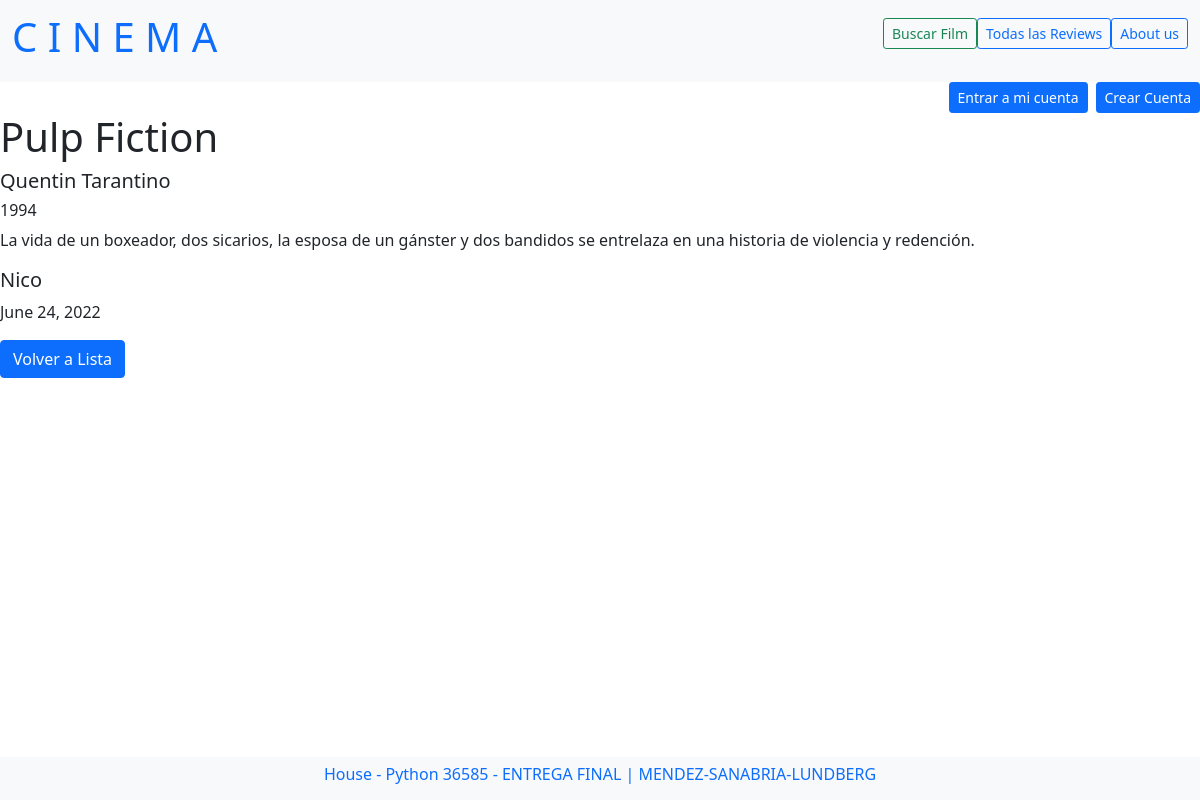
Page /reviews/detalle/4/ on the committed database.
### reviews/models.py (models this page shows, shortened)
class ReviewModel(models.Model):
    titulo = models.CharField(max_length=100)
    director = models.CharField(max_length=100)
    estreno = models.CharField(max_length=100)
    cuerpo = models.TextField()
    autor = models.ForeignKey(User, on_delete=models.CASCADE)
    fecha_creacion = models.DateField(auto_now_add=True)

### reviews/views.py (the view)
# urls.py: path('detalle/<pk>/', views.ReviewsDetail.as_view(), name ="review_detail"),
class ReviewsDetail(DetailView):
    model = ReviewModel
    template_name = "reviews/review_detail.html"

### reviews/templates/reviews/review_detail.html (shortened to what this page needs)
{% extends "reviews/reviews_inicio.html" %}
{% block content %}
<div>
    <h1>{{object.titulo}}</h1>
    <h5>{{object.director}}</h5>
    <h6>{{object.estreno}}</h6>
    <p> {{object.cuerpo}} </p>
    <h5>{{object.autor}}</h5>
    <p>{{object.fecha_creacion}}</p>
</div>
<a class="btn btn-primary" role="button" href="{% url 'reviews_list' %}">Volver a Lista</a>
{% endblock %}

### rows in the picture
ReviewModel: titulo "Pulp Fiction", director "Quentin Tarantino", estreno "1994", cuerpo "La vida de un boxeador, dos sicarios, la esposa de un gánster y dos bandidos se entrelaza en una historia de violencia y redención.", autor "Nico", fecha_creacion "June 24, 2022"
